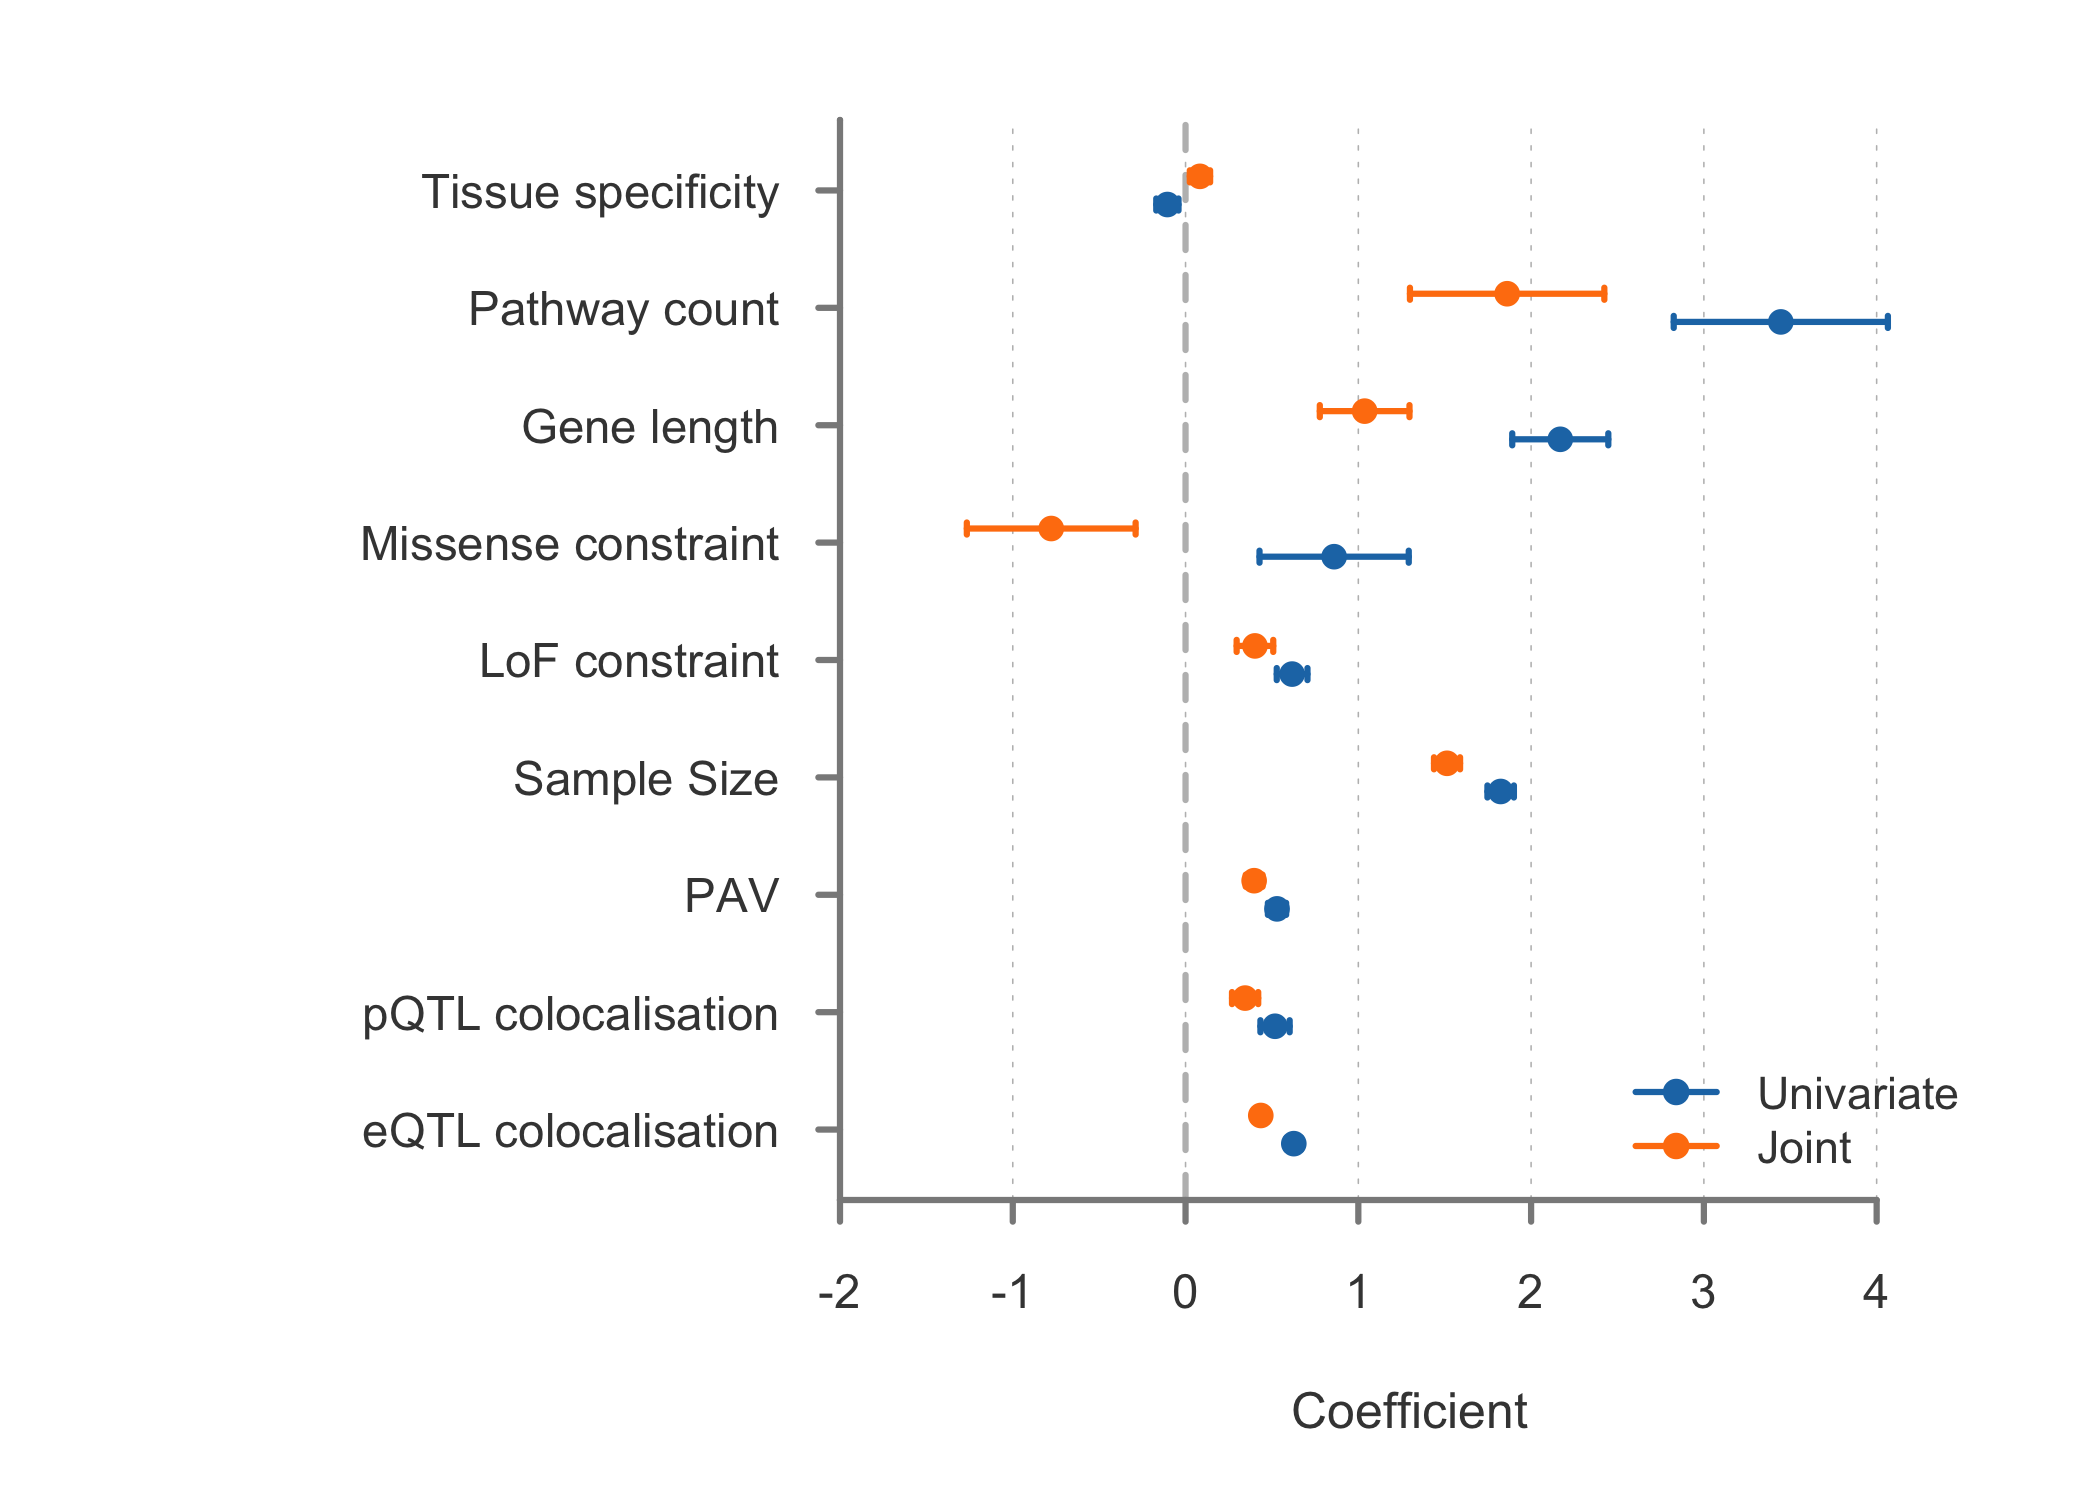

This figure's R source:
# Plot B: Negative Binomial regression forest plot – Unique Diseases Full Model
# Univariate and joint (multivariate) coefficients with 95% CIs.

library(MASS)

# ---- Style ----
text_colour <- "#434343"
axis_colour <- "#8a8a8a"
col_uni     <- "#1f77b4"
col_multi   <- "#ff7f0e"
col_vline   <- "#bdbdbd"
axis_lwd    <- 2

# ---- 1. Read data ----
data_path <- "data/figure_4/gene_pleiotropy_full_model.csv"
if (!file.exists(data_path)) {
  data_path <- "../../data/figure_4/gene_pleiotropy_full_model.csv"
}
if (!file.exists(data_path)) {
  stop("Cannot find gene_pleiotropy_full_model.csv. Run from repo root or from figure_4 folder.")
}

df <- read.csv(data_path, stringsAsFactors = FALSE)

# ---- 2. Define covariates and labels ----
covariates <- c(
  "maxEQTLColocNormalised",
  "maxPQTLColocNormalised",
  "maxVEPNormalised",
  "maxEffectiveSampleSizeNormalised",
  "lofConstraintNormalised",
  "misConstraintNormalised",
  "geneLengthNormalised",
  "pathwayCountNormalised",
  "tissueSpecificityBinaryNormalised"
)

covariate_labels <- c(
  "eQTL colocalisation",
  "pQTL colocalisation",
  "PAV",
  "Sample Size",
  "LoF constraint",
  "Missense constraint",
  "Gene length",
  "Pathway count",
  "Tissue specificity"
)

# ---- 3. Univariate NB regressions ----
uni_coef     <- numeric(length(covariates))
uni_ci_lower <- numeric(length(covariates))
uni_ci_upper <- numeric(length(covariates))

for (i in seq_along(covariates)) {
  fml <- as.formula(paste0("uniqueDiseases ~ ", covariates[i]))
  fit <- glm.nb(fml, data = df, maxit = 1000)
  uni_coef[i]     <- coef(fit)[covariates[i]]
  ci              <- confint.default(fit)[covariates[i], ]
  uni_ci_lower[i] <- ci[1]
  uni_ci_upper[i] <- ci[2]
}

# ---- 4. Multivariate NB regression ----
fml_multi <- as.formula(
  paste("uniqueDiseases ~", paste(covariates, collapse = " + "))
)
fit_multi <- glm.nb(fml_multi, data = df, maxit = 1000)

multi_coef     <- numeric(length(covariates))
multi_ci_lower <- numeric(length(covariates))
multi_ci_upper <- numeric(length(covariates))

for (i in seq_along(covariates)) {
  multi_coef[i]     <- coef(fit_multi)[covariates[i]]
  ci                <- confint.default(fit_multi)[covariates[i], ]
  multi_ci_lower[i] <- ci[1]
  multi_ci_upper[i] <- ci[2]
}

# ---- 5. Forest plot ----
n_cov  <- length(covariates)
y_pos  <- seq_len(n_cov) - 1L
offset <- 0.12

x_range <- range(
  c(uni_ci_lower, uni_ci_upper, multi_ci_lower, multi_ci_upper),
  na.rm = TRUE
)
x_pad <- diff(x_range) * 0.1

out_dir <- if (file.exists("chapters/03-manuscript-figures/figure_4")) {
  "chapters/03-manuscript-figures/figure_4"
} else {
  "."
}
png_file <- file.path(out_dir, "plot_b.png")
png(png_file, width = 7, height = 5, units = "in", res = 300, bg = "white")

par(
  mar = c(5, 14, 2, 2),
  xaxs = "i", yaxs = "i",
  fg  = axis_colour,
  col = text_colour,
  col.axis = text_colour,
  col.lab  = text_colour,
  cex.axis = 0.95,
  cex.lab  = 1.0
)

plot(
  NULL,
  xlim = c(-2, x_range[2] + x_pad),
  ylim = c(-0.6, max(y_pos) + 0.6),
  xlab = "Coefficient", ylab = "",
  yaxt = "n", xaxt = "n",
  main = "", bty = "n"
)

abline(v = 0, col = col_vline, lty = 2, lwd = axis_lwd)

x_ticks <- axTicks(1)
abline(v = x_ticks, col = col_vline, lty = 3, lwd = 0.5)

# Univariate
arrows(
  uni_ci_lower, y_pos - offset,
  uni_ci_upper, y_pos - offset,
  length = 0.02, angle = 90, code = 3,
  col = col_uni, lwd = axis_lwd
)
points(uni_coef, y_pos - offset, pch = 19, col = col_uni, cex = 1.0)

# Multivariate
arrows(
  multi_ci_lower, y_pos + offset,
  multi_ci_upper, y_pos + offset,
  length = 0.02, angle = 90, code = 3,
  col = col_multi, lwd = axis_lwd
)
points(multi_coef, y_pos + offset, pch = 19, col = col_multi, cex = 1.0)

# Axes
axis(1, tck = -0.02, col = axis_colour, col.axis = text_colour, lwd = axis_lwd)
axis(2, at = par("usr")[3:4], labels = FALSE, tck = 0,
     lwd = axis_lwd, col = axis_colour)
axis(2, at = y_pos, labels = covariate_labels, las = 1, tck = -0.02,
     col = NA, col.ticks = axis_colour, col.axis = text_colour,
     cex.axis = 0.95, lwd.ticks = axis_lwd)

legend(
  "bottomright",
  legend   = c("Univariate", "Joint"),
  col      = c(col_uni, col_multi),
  pch      = 19, lty = 1, lwd = axis_lwd,
  bty      = "n", cex = 0.9,
  text.col = text_colour
)

dev.off()
message("Saved: ", png_file)
